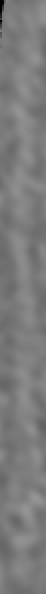
#> input picture data/PositiveControl/FilamentProjections/TomoJune_Fil06_Projection_crop.tif, 23 x 297 px, found by its file name (shown 2 times larger); the run also reads 2 pictures not shown here
$ jupyter execute correlationCoefficient.ipynb
#> lines starting #> are read from the running program, lines starting #| are printed output that depends on the picture
[cell 1]
import matplotlib.pyplot as plt

import numpy as np
import matplotlib.pyplot as plt

import skimage
import skimage.external.tifffile

import os

[cell 2]
#zoom call timestamp 19:00
width = 23;
height = 69;
every = 5;

#import mask
input_image_path = os.path.abspath(os.path.join('/Users/johannesschoeneberg/Desktop/SchoenebergLab_Cal/collaboration_daniel_Serwas/PositiveControl/FilamentProjections/TomoJune_Fil06_Projection_crop.tif'))
output_folder_path = os.path.abspath(os.path.join('/Users/johannesschoeneberg/Desktop/SchoenebergLab_Cal/collaboration_daniel_Serwas/PositiveControl/FilamentProjections/output/'))


image = skimage.external.tifffile.imread(input_image_path)
#> image is the input picture: shape (297, 23); min 0, max 149, mean 123.7
print(image.shape)
#| (297, 23)
plt.imshow(image,cmap='gray')

print(np.min(image))
#| 0
globalMin = np.min(image)
#> globalMin = 0
print(np.max(image))
#| 149
globalMax = np.max(image)
#> globalMax = 149

[cell 3]
import time
start_time = time.time()


totalHeight = image.shape[0]
#> totalHeight = 297
print(totalHeight);
#| 297
nSubpictures = (np.floor(((totalHeight-height)/every))).astype(int)
#> nSubpictures = 45
subpictures = []
for i in range(0,nSubpictures):
    print(i)
    subpicture = image[i*every:height+i*every,:]

    skimage.external.tifffile.imsave(output_folder_path+"/output_"+str(i).zfill(5)+".tiff", subpicture, imagej=True );

#    plt.imshow(subpicture,cmap='gray')
#    plt.show()
    subpictures.append(subpicture)
#> this loop made 45 passes
#> pass 1, `subpicture = image[i*every:height+i*every,:]`:
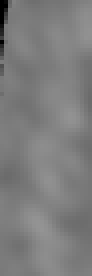
#> subpicture: shape (69, 23) (shown 4 times larger); min 0, max 148, mean 125
#> pass 3, `subpicture = image[i*every:height+i*every,:]`:
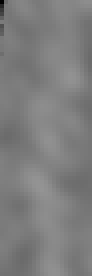
#> subpicture: shape (69, 23) (shown 4 times larger); min 0, max 148, mean 125.7
#> after the loop, subpictures = 45 items


print("--- %s seconds ---" % (time.time() - start_time))

[cell 4]
print(len(subpictures))
#| 45

[cell 5]
w=10
h=90
fig=plt.figure(figsize=(w, h))
columns = 5
rows = 9
for i in range(1, columns*rows ):
    img = np.random.randint(10, size=(h,w))
    fig.add_subplot(rows, columns, i)
    plt.imshow(subpictures[i],vmin=globalMin, vmax=globalMax,cmap='gray')
plt.show()
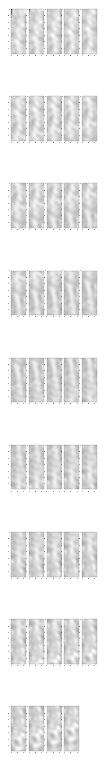
#> figure drawn by matplotlib, 44 panels

[cell 6]
# Correlation Coefficient

[cell 7]
# read the references
MinusUp_image_path = os.path.abspath(os.path.join('/Users/johannesschoeneberg/Desktop/SchoenebergLab_Cal/collaboration_daniel_Serwas/ReferenceImageStacks/MinusUp.tif'))
PlusUp_image_path = os.path.abspath(os.path.join('/Users/johannesschoeneberg/Desktop/SchoenebergLab_Cal/collaboration_daniel_Serwas/ReferenceImageStacks/PlusUp.tif'))

minusUpReference = skimage.external.tifffile.imread(MinusUp_image_path)
print(image.shape)
#| (297, 23)
plt.imshow(minusUpReference[0],cmap='gray')
plt.show()
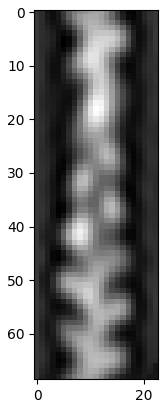
#> figure drawn by matplotlib, 1 panel

plusUpReference = skimage.external.tifffile.imread(PlusUp_image_path)
print(image.shape)
#| (297, 23)
plt.imshow(plusUpReference[0],cmap='gray')
plt.show()
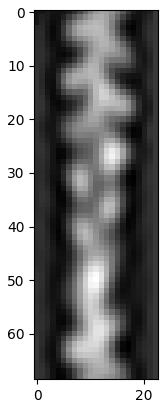
#> figure drawn by matplotlib, 1 panel

[cell 8]
# [31 lines of commented-out code are left out]


def getR(d1, d2):
    d1 = np.array(d1).flatten()
    d2 = np.array(d2).flatten()
    t1 = 0
    t2 = 0
    sumValue = 0
    xMean = np.mean(d1)
    yMean = np.mean(d2)
    xStd = np.std(d1)
    yStd = np.std(d2)

    for i in range(0,len(d1)):
        t1 = (d1[i]-xMean)/xStd
        t2 = (d2[i]-yMean)/yStd
        sumValue = sumValue + (t1*t2)
    r = sumValue/(len(d1)-1)
    return(r)

[cell 9]
import time
start_time = time.time()

rValuesPlusUpReference = []
rValuesMinusUpReference = []

for i in range(0,len(subpictures)):
    for j in range(0,len(plusUpReference)):
        rpu = getR(plusUpReference[j],subpictures[i])
        rValuesPlusUpReference.append(rpu)
    for k in range(0,len(minusUpReference)):
        rmu = getR(minusUpReference[k],subpictures[i])
        rValuesMinusUpReference.append(rmu)
#> this loop made 45 passes

print("--- %s seconds ---" % (time.time() - start_time))

[cell 10]
#https://matplotlib.org/3.1.0/gallery/color/named_colors.html

plt.figure(dpi=150)
plt.plot(rValuesPlusUpReference,c="blueviolet",label="Plus Up R")
plt.plot(rValuesMinusUpReference,c="limegreen",label="Minus Up R")
plt.xlabel("Segment")
plt.ylabel("Cross-correlation")
# Hide the right and top spines
plt.gca().spines['right'].set_visible(False)
plt.gca().spines['top'].set_visible(False)
plt.legend(loc="upper right")
plt.ylim(-0.2,1)
plt.show()
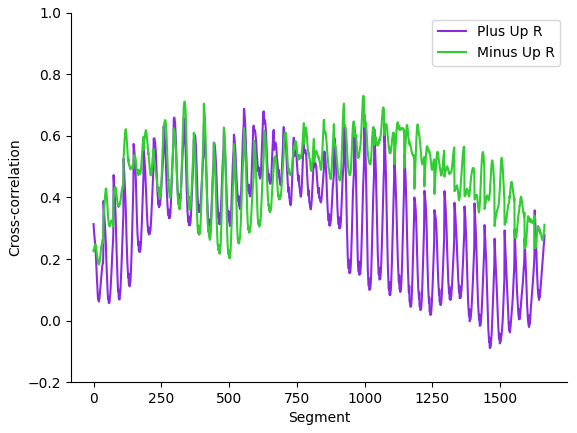
#> figure drawn by matplotlib, 1 panel; curve peaks at x = 555, y = 0.688; curve peaks at x = 996, y = 0.73
